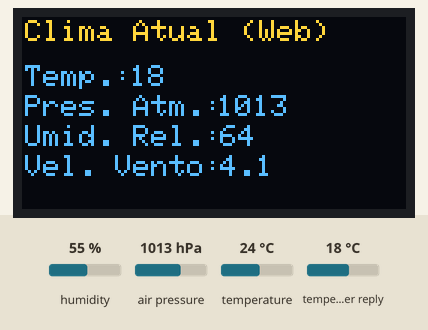
This sketch was run on a simulated ESP32. On the bench: 128×64 one-colour display. The inputs (shaded band) are chosen by the test bench; at power-on: temperature in the weather reply 18 °C, humidity 55 %, air pressure 1013 hPa, temperature 24 °C. The OLED is the two-colour kind (top 16 rows yellow); WiFi joins after 1.5 s; servers stay silent unless stated; the local clock reads 2024-03-15 10:24:30 at power-on unless the sketch sets it; web services answer with replies made up by the test bench; what the sketch prints to the serial monitor is not drawn.

Above: at 5.2 s.
5.3 s: temperature in the weather reply set to -14 °C
At 16.6 s:
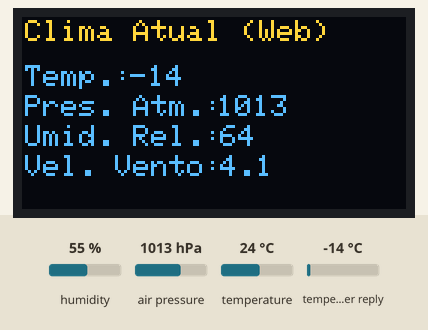
16.8 s: humidity set to 22 %
At 26.32 s:
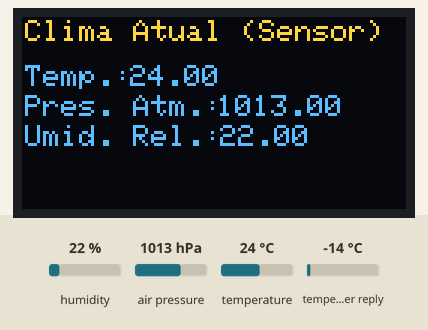
27.9 s: air pressure set to 952 hPa
At 37.51 s:
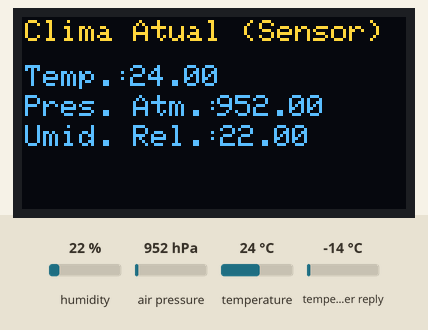
39.1 s: temperature set to 12 °C
At 48.7 s:
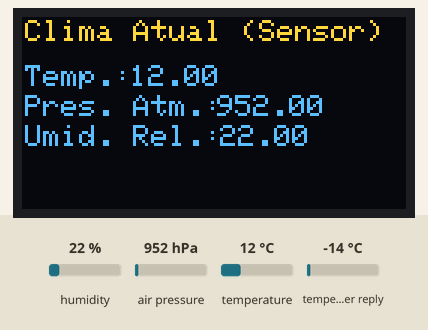
62.3 s: temperature in the weather reply set to -1 °C
At 72.7 s:
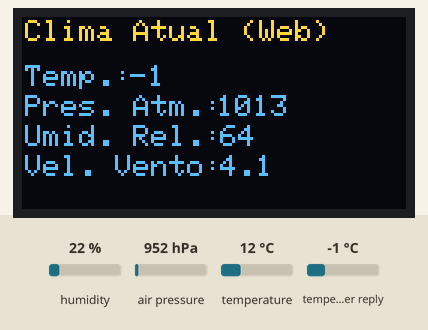
Timing chart, 0 to 74.2 s (numbered marks = the images above; inputs shaded):
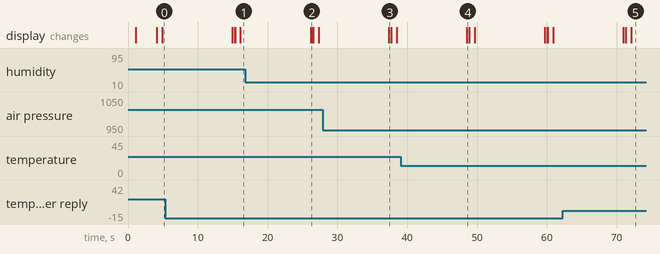

The sketch:

ShowAPIDataOnDisplay.ino
```cpp
#include <SPI.h>
#include <Wire.h>
#include <Adafruit_GFX.h>
#include <Adafruit_SSD1306.h>
#include <WiFi.h>
#include <time.h>
//#include <ArduinoJson.h>
#include <Arduino_JSON.h>
//#include <WiFiClientSecure.h>/
#include <HTTPClient.h>
//#include <Arduino.h>

#include <Adafruit_Sensor.h>
#include <Adafruit_BME280.h>

#define NTP_SERVER     "time.cloudflare.com"
#define UTC_OFFSET     -10800
#define UTC_OFFSET_DST 0

#define SCREEN_WIDTH 128 // OLED display width, in pixels
#define SCREEN_HEIGHT 64 // OLED display height, in pixels

// Declaration for an SSD1306 display connected to I2C (SDA, SCL pins)
#define OLED_RESET     -1 // Reset pin # (or -1 if sharing Arduino reset pin)
Adafruit_SSD1306 display(SCREEN_WIDTH, SCREEN_HEIGHT, &Wire, OLED_RESET);
//LDC Pinout: GND>GND | VCC>3v3 | SCL>D22 | SDA>D21

Adafruit_BME280 bme;
#define SEALEVELPRESSURE_HPA (1013.25)

//wifi credentials
const char* ssid = "wifiName";  // Enter SSID here
const char* password = "wifiPass";  //Enter Password here

//const char* ssid = "MENEZES";  // Enter SSID here
//const char* password = "MENEZESNET123";  //Enter Password here

//store data from sensors
float  sTemp = 0;
float  sHmdt = 0;
float  sPres = 0;
float  sAlti = 0;

//images for splash sreen
/*// 'clima', 128x64px
const unsigned char EstacaoClima1 [] PROGMEM = {
  0x00, 0x00, 0x00, 0x00, 0x00, 0x00, 0x00, 0x00, 0x00, 0x00, 0x00, 0x00, 0x00, 0x00, 0x00, 0x00,
  0x00, 0x00, 0x00, 0x00, 0x00, 0x00, 0x00, 0x00, 0x00, 0x00, 0x00, 0x00, 0x00, 0x00, 0x00, 0x00,
  0x00, 0x00, 0x00, 0x00, 0x00, 0x00, 0x00, 0x00, 0x00, 0x00, 0x00, 0x00, 0x00, 0x00, 0x00, 0x00,
  0x00, 0x00, 0x00, 0x00, 0x00, 0x00, 0x00, 0x00, 0x00, 0x00, 0x00, 0x00, 0x00, 0x00, 0x00, 0x00,
  0x00, 0x00, 0x00, 0x00, 0x00, 0x00, 0x00, 0x00, 0x00, 0x00, 0x00, 0x00, 0x00, 0x00, 0x00, 0x00,
  0x00, 0x00, 0x00, 0x00, 0x00, 0x00, 0x00, 0x00, 0x00, 0x00, 0x00, 0x00, 0x00, 0x00, 0x00, 0x00,
  0x00, 0x00, 0x00, 0x00, 0x00, 0x00, 0x00, 0x00, 0x00, 0x00, 0x00, 0x00, 0x00, 0x00, 0x00, 0x00,
  0x00, 0x00, 0x00, 0x00, 0x00, 0x00, 0x00, 0x00, 0x00, 0x00, 0x00, 0x00, 0x00, 0x00, 0x00, 0x00,
  0x00, 0x00, 0x00, 0x00, 0x00, 0x00, 0x00, 0x00, 0x00, 0x00, 0x00, 0x00, 0x00, 0x00, 0x00, 0x00,
  0x00, 0x00, 0x00, 0x00, 0x00, 0x00, 0x00, 0x00, 0x00, 0x00, 0x00, 0x00, 0x00, 0x00, 0x00, 0x00,
  0x00, 0x00, 0x00, 0x00, 0x00, 0x00, 0x00, 0x00, 0x00, 0x00, 0x00, 0x00, 0x00, 0x00, 0x00, 0x00,
  0x00, 0x00, 0x00, 0x00, 0x00, 0x00, 0x00, 0x00, 0x00, 0x00, 0x00, 0x00, 0x00, 0x00, 0x00, 0x00,
  0x00, 0x00, 0x00, 0x00, 0x00, 0x00, 0x00, 0x00, 0x00, 0x00, 0x00, 0x00, 0x00, 0x00, 0x00, 0x00,
  0x00, 0x00, 0x00, 0x00, 0x00, 0x00, 0x00, 0x00, 0x00, 0x00, 0x00, 0x00, 0x00, 0x00, 0x00, 0x00,
  0x00, 0x00, 0x00, 0x00, 0x00, 0x00, 0x00, 0x00, 0x00, 0x00, 0x00, 0x00, 0x00, 0x00, 0x00, 0x00,
  0x00, 0x00, 0x00, 0x00, 0x00, 0x00, 0x00, 0x00, 0x00, 0x00, 0x00, 0x00, 0x00, 0x00, 0x00, 0x00,
  0x00, 0x00, 0x00, 0x00, 0x00, 0x00, 0x00, 0x00, 0x00, 0x00, 0x00, 0x00, 0x00, 0x00, 0x00, 0x00,
  0x00, 0x00, 0x00, 0x00, 0x00, 0x00, 0x00, 0x00, 0x00, 0x00, 0x00, 0x00, 0x00, 0x00, 0x00, 0x00,
  0x00, 0x00, 0x00, 0x00, 0x00, 0x7f, 0xff, 0xff, 0xff, 0xff, 0xfe, 0x00, 0x00, 0x00, 0x00, 0x00,
  0x00, 0x00, 0x00, 0x00, 0x01, 0x80, 0x00, 0x00, 0x00, 0x00, 0x01, 0x80, 0x00, 0x00, 0x00, 0x00,
  0x00, 0x00, 0x00, 0x00, 0x02, 0x00, 0x00, 0x00, 0x00, 0x00, 0x00, 0x40, 0x00, 0x00, 0x00, 0x00,
  0x00, 0x00, 0x00, 0x00, 0x04, 0x00, 0x00, 0x00, 0x00, 0x00, 0x00, 0x20, 0x00, 0x00, 0x00, 0x00,
  0x00, 0x00, 0x00, 0x00, 0x04, 0x00, 0x00, 0x00, 0x00, 0x00, 0x00, 0x20, 0x00, 0x00, 0x00, 0x00,
  0x00, 0x00, 0x00, 0x00, 0x08, 0x00, 0x02, 0x00, 0x00, 0x00, 0x00, 0x10, 0x00, 0x00, 0x00, 0x00,
  0x00, 0x00, 0x00, 0x00, 0x08, 0x00, 0x02, 0x00, 0x00, 0x00, 0x00, 0x10, 0x00, 0x00, 0x00, 0x00,
  0x00, 0x00, 0x00, 0x00, 0x08, 0x00, 0x82, 0x08, 0x00, 0x00, 0x00, 0x10, 0x00, 0x00, 0x00, 0x00,
  0x00, 0x00, 0x00, 0x00, 0x08, 0x00, 0x42, 0x10, 0x00, 0x00, 0x00, 0x10, 0x00, 0x00, 0x00, 0x00,
  0x00, 0x00, 0x00, 0x00, 0x08, 0x00, 0x22, 0x20, 0x00, 0xc1, 0x80, 0x10, 0x00, 0x00, 0x00, 0x00,
  0x00, 0x00, 0x00, 0x00, 0x08, 0x03, 0x1f, 0xc6, 0x01, 0x22, 0x40, 0x10, 0x00, 0x00, 0x00, 0x00,
  0x00, 0x00, 0x00, 0x00, 0x08, 0x01, 0xb0, 0x6c, 0x02, 0x14, 0x20, 0x10, 0x00, 0x00, 0x00, 0x00,
  0x00, 0x00, 0x00, 0x00, 0x08, 0x00, 0x60, 0x30, 0x02, 0x14, 0x20, 0x10, 0x00, 0x00, 0x00, 0x00,
  0x00, 0x00, 0x00, 0x00, 0x08, 0x00, 0x40, 0x10, 0x01, 0x22, 0x40, 0x10, 0x00, 0x00, 0x00, 0x00,
  0x00, 0x00, 0x00, 0x00, 0x08, 0x00, 0x40, 0x10, 0x00, 0xc1, 0x80, 0x10, 0x00, 0x00, 0x00, 0x00,
  0x00, 0x00, 0x00, 0x00, 0x08, 0x1f, 0xfc, 0x1f, 0xc0, 0x00, 0x00, 0x10, 0x00, 0x00, 0x00, 0x00,
  0x00, 0x00, 0x00, 0x00, 0x08, 0x00, 0x87, 0x90, 0x00, 0x00, 0x00, 0x10, 0x00, 0x00, 0x00, 0x00,
  0x00, 0x00, 0x00, 0x00, 0x08, 0x03, 0x81, 0xd0, 0x00, 0xc1, 0x80, 0x10, 0x00, 0x00, 0x00, 0x00,
  0x00, 0x00, 0x00, 0x00, 0x08, 0x06, 0x00, 0x2c, 0x01, 0x22, 0x40, 0x10, 0x00, 0x00, 0x00, 0x00,
  0x00, 0x00, 0x00, 0x00, 0x08, 0x0c, 0x00, 0x36, 0x02, 0x14, 0x20, 0x10, 0x00, 0x00, 0x00, 0x00,
  0x00, 0x00, 0x00, 0x00, 0x08, 0x18, 0x00, 0x10, 0x02, 0x14, 0x20, 0x10, 0x00, 0x00, 0x00, 0x00,
  0x00, 0x00, 0x00, 0x00, 0x08, 0x10, 0x00, 0x18, 0x01, 0x22, 0x40, 0x10, 0x00, 0x00, 0x00, 0x00,
  0x00, 0x00, 0x00, 0x00, 0x08, 0x10, 0x00, 0x08, 0x00, 0xc1, 0x80, 0x10, 0x00, 0x00, 0x00, 0x00,
  0x00, 0x00, 0x00, 0x00, 0x08, 0x10, 0x00, 0x18, 0x00, 0x00, 0x00, 0x10, 0x00, 0x00, 0x00, 0x00,
  0x00, 0x00, 0x00, 0x00, 0x08, 0x18, 0x00, 0x30, 0x00, 0x00, 0x00, 0x10, 0x00, 0x00, 0x00, 0x00,
  0x00, 0x00, 0x00, 0x00, 0x08, 0x08, 0x00, 0x60, 0x00, 0x00, 0x00, 0x10, 0x00, 0x00, 0x00, 0x00,
  0x00, 0x00, 0x00, 0x00, 0x08, 0x0f, 0x86, 0xc0, 0x00, 0x00, 0x00, 0x10, 0x00, 0x00, 0x00, 0x00,
  0x00, 0x00, 0x00, 0x00, 0x08, 0x02, 0x79, 0x80, 0x00, 0x00, 0x00, 0x10, 0x00, 0x00, 0x00, 0x00,
  0x00, 0x00, 0x00, 0x00, 0x08, 0x00, 0x20, 0x00, 0x00, 0x00, 0x00, 0x10, 0x00, 0x00, 0x00, 0x00,
  0x00, 0x00, 0x00, 0x00, 0x08, 0x02, 0x10, 0x80, 0x00, 0x00, 0x00, 0x10, 0x00, 0x00, 0x00, 0x00,
  0x00, 0x00, 0x00, 0x00, 0x08, 0x00, 0x21, 0x00, 0x00, 0x00, 0x00, 0x10, 0x00, 0x00, 0x00, 0x00,
  0x00, 0x00, 0x00, 0x00, 0x04, 0x00, 0x00, 0x00, 0x00, 0x00, 0x00, 0x20, 0x00, 0x00, 0x00, 0x00,
  0x00, 0x00, 0x00, 0x00, 0x04, 0x00, 0x00, 0x00, 0x00, 0x00, 0x00, 0x20, 0x00, 0x00, 0x00, 0x00,
  0x00, 0x00, 0x00, 0x00, 0x02, 0x00, 0x00, 0x00, 0x00, 0x00, 0x00, 0x40, 0x00, 0x00, 0x00, 0x00,
  0x00, 0x00, 0x00, 0x00, 0x01, 0x80, 0x00, 0x00, 0x00, 0x00, 0x01, 0x80, 0x00, 0x00, 0x00, 0x00,
  0x00, 0x00, 0x00, 0x00, 0x00, 0x7f, 0xff, 0xff, 0xff, 0xff, 0xfe, 0x00, 0x00, 0x00, 0x00, 0x00,
  0x00, 0x00, 0x00, 0x00, 0x00, 0x00, 0x00, 0x10, 0x08, 0x00, 0x00, 0x00, 0x00, 0x00, 0x00, 0x00,
  0x00, 0x00, 0x00, 0x00, 0x00, 0x00, 0x00, 0x20, 0x04, 0x00, 0x00, 0x00, 0x00, 0x00, 0x00, 0x00,
  0x00, 0x00, 0x00, 0x00, 0x00, 0x00, 0x00, 0x40, 0x02, 0x00, 0x00, 0x00, 0x00, 0x00, 0x00, 0x00,
  0x00, 0x00, 0x00, 0x00, 0x00, 0x00, 0x00, 0x80, 0x01, 0x00, 0x00, 0x00, 0x00, 0x00, 0x00, 0x00,
  0x00, 0x00, 0x00, 0x00, 0x00, 0x00, 0x01, 0x00, 0x00, 0x80, 0x00, 0x00, 0x00, 0x00, 0x00, 0x00,
  0x00, 0x00, 0x00, 0x00, 0x00, 0x00, 0x02, 0x00, 0x00, 0x40, 0x00, 0x00, 0x00, 0x00, 0x00, 0x00,
  0x00, 0x00, 0x00, 0x00, 0x00, 0x00, 0x04, 0x00, 0x00, 0x20, 0x00, 0x00, 0x00, 0x00, 0x00, 0x00,
  0x00, 0x00, 0x00, 0x00, 0x00, 0x00, 0x07, 0xff, 0xff, 0xe0, 0x00, 0x00, 0x00, 0x00, 0x00, 0x00,
  0x00, 0x00, 0x00, 0x00, 0x00, 0x00, 0x00, 0x00, 0x00, 0x00, 0x00, 0x00, 0x00, 0x00, 0x00, 0x00,
  0x00, 0x00, 0x00, 0x00, 0x00, 0x00, 0x00, 0x00, 0x00, 0x00, 0x00, 0x00, 0x00, 0x00, 0x00, 0x00
};*/

// 'clima', 128x64px
const unsigned char EstacaoClima [] PROGMEM = {
  0x00, 0x00, 0x00, 0x00, 0x00, 0x00, 0x00, 0x00, 0x00, 0x00, 0x00, 0x00, 0x00, 0x00, 0x00, 0x00,
  0x00, 0x00, 0x00, 0x00, 0x00, 0x00, 0x00, 0x00, 0x00, 0x00, 0x00, 0x00, 0x00, 0x00, 0x00, 0x00,
  0x00, 0x00, 0x00, 0x00, 0x00, 0x00, 0x00, 0x00, 0x00, 0x00, 0x00, 0x00, 0x00, 0x00, 0x00, 0x00,
  0x00, 0x00, 0x00, 0x00, 0x00, 0x00, 0x00, 0x00, 0x00, 0x00, 0x00, 0x00, 0x00, 0x00, 0x00, 0x00,
  0x00, 0x00, 0x00, 0x00, 0x00, 0x00, 0x00, 0x00, 0x00, 0x00, 0x00, 0x00, 0x00, 0x00, 0x00, 0x00,
  0x00, 0x00, 0x00, 0x00, 0x00, 0x00, 0x00, 0x00, 0x00, 0x00, 0x00, 0x00, 0x00, 0x00, 0x00, 0x00,
  0x00, 0x00, 0x00, 0x00, 0x00, 0x00, 0x00, 0x00, 0x00, 0x00, 0x00, 0x00, 0x00, 0x00, 0x00, 0x00,
  0x00, 0x00, 0x00, 0x00, 0x00, 0x00, 0x00, 0x00, 0x00, 0x00, 0x00, 0x00, 0x00, 0x00, 0x00, 0x00,
  0x00, 0x00, 0x00, 0x00, 0x00, 0x00, 0x00, 0x00, 0x00, 0x00, 0x00, 0x00, 0x00, 0x00, 0x00, 0x00,
  0x00, 0x00, 0x00, 0x00, 0x00, 0x00, 0x00, 0x00, 0x00, 0x00, 0x00, 0x00, 0x00, 0x00, 0x00, 0x00,
  0x00, 0x00, 0x00, 0x00, 0x00, 0x00, 0x00, 0x00, 0x00, 0x00, 0x00, 0x00, 0x00, 0x00, 0x00, 0x00,
  0x00, 0x00, 0x00, 0x00, 0x00, 0x00, 0x00, 0x00, 0x00, 0x00, 0x00, 0x00, 0x00, 0x00, 0x00, 0x00,
  0x00, 0x00, 0x00, 0x00, 0x00, 0x00, 0x00, 0x00, 0x00, 0x00, 0x00, 0x00, 0x00, 0x00, 0x00, 0x00,
  0x00, 0x00, 0x00, 0x00, 0x00, 0x00, 0x00, 0x00, 0x00, 0x00, 0x00, 0x00, 0x00, 0x00, 0x00, 0x00,
  0x00, 0x00, 0x00, 0x00, 0x00, 0x00, 0x00, 0x00, 0x00, 0x00, 0x00, 0x00, 0x00, 0x00, 0x00, 0x00,
  0x00, 0x00, 0x00, 0x00, 0x00, 0x00, 0x00, 0x00, 0x00, 0x00, 0x00, 0x00, 0x00, 0x00, 0x00, 0x00,
  0x00, 0x00, 0x00, 0x00, 0x00, 0x00, 0x00, 0x00, 0x00, 0x00, 0x00, 0x00, 0x00, 0x00, 0x00, 0x00,
  0x00, 0x00, 0x00, 0x00, 0x00, 0x00, 0x00, 0x00, 0x00, 0x00, 0x00, 0x00, 0x00, 0x00, 0x00, 0x00,
  0x00, 0x00, 0x00, 0x00, 0x00, 0x7f, 0xff, 0xff, 0xff, 0xff, 0xfe, 0x00, 0x00, 0x00, 0x00, 0x00,
  0x00, 0x00, 0x00, 0x00, 0x01, 0x80, 0x00, 0x00, 0x00, 0x00, 0x01, 0x80, 0x00, 0x00, 0x00, 0x00,
  0x00, 0x00, 0x00, 0x00, 0x02, 0x00, 0x00, 0x00, 0x00, 0x00, 0x00, 0x40, 0x00, 0x00, 0x00, 0x00,
  0x00, 0x00, 0x00, 0x00, 0x04, 0x00, 0x00, 0x00, 0x00, 0x00, 0x00, 0x20, 0x00, 0x00, 0x00, 0x00,
  0x00, 0x00, 0x00, 0x00, 0x04, 0x00, 0x00, 0x00, 0x00, 0x00, 0x00, 0x20, 0x00, 0x00, 0x00, 0x00,
  0x00, 0x00, 0x00, 0x00, 0x08, 0x00, 0x08, 0x00, 0x00, 0x00, 0x00, 0x10, 0x00, 0x00, 0x00, 0x00,
  0x00, 0x00, 0x00, 0x00, 0x08, 0x00, 0x08, 0x00, 0x00, 0x00, 0x00, 0x10, 0x00, 0x00, 0x00, 0x00,
  0x00, 0x00, 0x00, 0x00, 0x08, 0x02, 0x08, 0x20, 0x00, 0x00, 0x00, 0x10, 0x00, 0x00, 0x00, 0x00,
  0x00, 0x00, 0x00, 0x00, 0x08, 0x01, 0x08, 0x40, 0x00, 0x00, 0x00, 0x10, 0x00, 0x00, 0x00, 0x00,
  0x00, 0x00, 0x00, 0x00, 0x08, 0x00, 0x88, 0x80, 0x00, 0x00, 0x00, 0x10, 0x00, 0x00, 0x00, 0x00,
  0x00, 0x00, 0x00, 0x00, 0x08, 0x0c, 0x7f, 0x18, 0x00, 0x18, 0x30, 0x10, 0x00, 0x00, 0x00, 0x00,
  0x00, 0x00, 0x00, 0x00, 0x08, 0x06, 0xc1, 0xb0, 0x00, 0x24, 0x48, 0x10, 0x00, 0x00, 0x00, 0x00,
  0x00, 0x00, 0x00, 0x00, 0x08, 0x01, 0x80, 0xc0, 0x00, 0x42, 0x84, 0x10, 0x00, 0x00, 0x00, 0x00,
  0x00, 0x00, 0x00, 0x00, 0x08, 0x01, 0x00, 0x40, 0x00, 0x42, 0x84, 0x10, 0x00, 0x00, 0x00, 0x00,
  0x00, 0x00, 0x00, 0x00, 0x08, 0x01, 0x00, 0x40, 0x00, 0x24, 0x48, 0x10, 0x00, 0x00, 0x00, 0x00,
  0x00, 0x00, 0x00, 0x00, 0x08, 0x7f, 0xf0, 0x7f, 0x00, 0x18, 0x30, 0x10, 0x00, 0x00, 0x00, 0x00,
  0x00, 0x00, 0x00, 0x00, 0x08, 0x02, 0x1e, 0x40, 0x00, 0x00, 0x00, 0x10, 0x00, 0x00, 0x00, 0x00,
  0x00, 0x00, 0x00, 0x00, 0x08, 0x0e, 0x07, 0x40, 0x00, 0x00, 0x00, 0x10, 0x00, 0x00, 0x00, 0x00,
  0x00, 0x00, 0x00, 0x00, 0x08, 0x18, 0x00, 0xb0, 0xfe, 0x18, 0x30, 0x10, 0x00, 0x00, 0x00, 0x00,
  0x00, 0x00, 0x00, 0x00, 0x08, 0x30, 0x00, 0xd8, 0x82, 0x24, 0x48, 0x10, 0x00, 0x00, 0x00, 0x00,
  0x00, 0x00, 0x00, 0x00, 0x08, 0x60, 0x00, 0x41, 0x04, 0x42, 0x84, 0x10, 0x00, 0x00, 0x00, 0x00,
  0x00, 0x00, 0x00, 0x00, 0x08, 0x40, 0x00, 0x61, 0x08, 0x42, 0x84, 0x10, 0x00, 0x00, 0x00, 0x00,
  0x00, 0x00, 0x00, 0x00, 0x08, 0x40, 0x00, 0x22, 0x10, 0x24, 0x48, 0x10, 0x00, 0x00, 0x00, 0x00,
  0x00, 0x00, 0x00, 0x00, 0x08, 0x40, 0x00, 0x62, 0x3e, 0x18, 0x30, 0x10, 0x00, 0x00, 0x00, 0x00,
  0x00, 0x00, 0x00, 0x00, 0x08, 0x60, 0x00, 0xc4, 0x02, 0x00, 0x00, 0x10, 0x00, 0x00, 0x00, 0x00,
  0x00, 0x00, 0x00, 0x00, 0x08, 0x20, 0x01, 0x87, 0x84, 0x00, 0x00, 0x10, 0x00, 0x00, 0x00, 0x00,
  0x00, 0x00, 0x00, 0x00, 0x08, 0x3e, 0x1b, 0x00, 0x88, 0x00, 0x00, 0x10, 0x00, 0x00, 0x00, 0x00,
  0x00, 0x00, 0x00, 0x00, 0x08, 0x09, 0xe6, 0x01, 0x10, 0x00, 0x00, 0x10, 0x00, 0x00, 0x00, 0x00,
  0x00, 0x00, 0x00, 0x00, 0x08, 0x00, 0x80, 0x01, 0x20, 0x00, 0x00, 0x10, 0x00, 0x00, 0x00, 0x00,
  0x00, 0x00, 0x00, 0x00, 0x08, 0x08, 0x42, 0x02, 0x40, 0x00, 0x00, 0x10, 0x00, 0x00, 0x00, 0x00,
  0x00, 0x00, 0x00, 0x00, 0x08, 0x00, 0x84, 0x02, 0x80, 0x00, 0x00, 0x10, 0x00, 0x00, 0x00, 0x00,
  0x00, 0x00, 0x00, 0x00, 0x04, 0x00, 0x00, 0x05, 0x00, 0x00, 0x00, 0x20, 0x00, 0x00, 0x00, 0x00,
  0x00, 0x00, 0x00, 0x00, 0x04, 0x00, 0x00, 0x06, 0x00, 0x00, 0x00, 0x20, 0x00, 0x00, 0x00, 0x00,
  0x00, 0x00, 0x00, 0x00, 0x02, 0x00, 0x00, 0x00, 0x00, 0x00, 0x00, 0x40, 0x00, 0x00, 0x00, 0x00,
  0x00, 0x00, 0x00, 0x00, 0x01, 0x80, 0x00, 0x00, 0x00, 0x00, 0x01, 0x80, 0x00, 0x00, 0x00, 0x00,
  0x00, 0x00, 0x00, 0x00, 0x00, 0x7f, 0xff, 0xff, 0xff, 0xff, 0xfe, 0x00, 0x00, 0x00, 0x00, 0x00,
  0x00, 0x00, 0x00, 0x00, 0x00, 0x00, 0x00, 0x10, 0x08, 0x00, 0x00, 0x00, 0x00, 0x00, 0x00, 0x00,
  0x00, 0x00, 0x00, 0x00, 0x00, 0x00, 0x00, 0x20, 0x04, 0x00, 0x00, 0x00, 0x00, 0x00, 0x00, 0x00,
  0x00, 0x00, 0x00, 0x00, 0x00, 0x00, 0x00, 0x40, 0x02, 0x00, 0x00, 0x00, 0x00, 0x00, 0x00, 0x00,
  0x00, 0x00, 0x00, 0x00, 0x00, 0x00, 0x00, 0x80, 0x01, 0x00, 0x00, 0x00, 0x00, 0x00, 0x00, 0x00,
  0x00, 0x00, 0x00, 0x00, 0x00, 0x00, 0x01, 0x00, 0x00, 0x80, 0x00, 0x00, 0x00, 0x00, 0x00, 0x00,
  0x00, 0x00, 0x00, 0x00, 0x00, 0x00, 0x02, 0x00, 0x00, 0x40, 0x00, 0x00, 0x00, 0x00, 0x00, 0x00,
  0x00, 0x00, 0x00, 0x00, 0x00, 0x00, 0x04, 0x00, 0x00, 0x20, 0x00, 0x00, 0x00, 0x00, 0x00, 0x00,
  0x00, 0x00, 0x00, 0x00, 0x00, 0x00, 0x07, 0xff, 0xff, 0xe0, 0x00, 0x00, 0x00, 0x00, 0x00, 0x00,
  0x00, 0x00, 0x00, 0x00, 0x00, 0x00, 0x00, 0x00, 0x00, 0x00, 0x00, 0x00, 0x00, 0x00, 0x00, 0x00,
  0x00, 0x00, 0x00, 0x00, 0x00, 0x00, 0x00, 0x00, 0x00, 0x00, 0x00, 0x00, 0x00, 0x00, 0x00, 0x00
};

String openWeatherMapApiKey = "apiKey";
String lat = "-25.46";
String lon = "-49.20";

// THE DEFAULT TIMER IS SET TO 10 SECONDS FOR TESTING PURPOSES
// For a final application, check the API call limits per hour/minute to avoid getting blocked/banned
unsigned long lastTime = 0;
// Timer set to 10 minutes (600000)
//unsigned long timerDelay = 600000;
// Set timer to 10 seconds (10000)
unsigned long timerDelay = 10000;

String jsonBuffer;


void printLocalTime() {
  struct tm timeinfo;
  if (!getLocalTime(&timeinfo)) {
    display.setCursor(20, 1);
    display.println("Connection Err");
    display.display();
    return;
  }
  display.setTextSize(1);
  display.setCursor(35, 1);
  display.println(&timeinfo, "%d/%m/%Y");
  display.display();

  display.setCursor(5, 16);
  display.setTextSize(4);
  display.println(&timeinfo, "%H:%M"/*:%S"*/);
  display.display();
}


void capturaClimaAPI(){
// Send an HTTP GET request
//  if ((millis() - lastTime) > timerDelay) {
    // Check WiFi connection status
    if(WiFi.status()== WL_CONNECTED){
      String serverPath = "http://api.openweathermap.org/data/2.5/weather?lat=" + lat + "&lon=" + lon + "&APPID=" + openWeatherMapApiKey + "&units=metric&lang=pt_br";

      jsonBuffer = httpGETRequest(serverPath.c_str());
      Serial.println(jsonBuffer);
      JSONVar myObject = JSON.parse(jsonBuffer);

      // JSON.typeof(jsonVar) can be used to get the type of the var
      if (JSON.typeof(myObject) == "undefined") {
        Serial.println("Parsing input failed!");
        return;
      }

    //  Serial.print("JSON object = ");
    //  Serial.println(myObject);
      Serial.println("Dados da API");
      Serial.print("Temperatura Atual: ");
      Serial.println(myObject["main"]["temp"]);
      Serial.print("Pressão Atmosférica: ");
      Serial.println(myObject["main"]["pressure"]);
      Serial.print("Umidade: ");
      Serial.println(myObject["main"]["humidity"]);
      Serial.print("Velocidade do vento: ");
      Serial.println(myObject["wind"]["speed"]);

      display.clearDisplay();
      display.setTextSize(1);
      display.setCursor(1, 1);
      display.println("Clima Atual (Web)") ;
      display.setCursor(1, 16);
      display.println("Temp.:") ;
      display.setCursor(36, 16);
      display.print(myObject["main"]["temp"]);
      display.setCursor(1, 26);
      display.print("Pres. Atm.:");
      display.setCursor(65, 26);
      display.print(myObject["main"]["pressure"]);
      display.setCursor(1, 26);
      display.print("Pres. Atm.:");
      display.setCursor(1, 36);
      display.print("Umid. Rel.:");
      display.setCursor(66, 36);
      display.print(myObject["main"]["humidity"]);
      display.setCursor(1, 46);
      display.print("Vel. Vento:");
      display.setCursor(66, 46);
      display.print(myObject["wind"]["speed"]);
      display.display();
    }
    else {
      Serial.println("WiFi Disconnected");
    }
    lastTime = millis();
  }

void leClimaSensor(){
sTemp = bme.readTemperature();
sHmdt = bme.readHumidity();
sPres = bme.readPressure() / 100.0F;
sAlti = bme.readAltitude(SEALEVELPRESSURE_HPA);
      Serial.println("Dados do Sensor");
      Serial.print("Temperatura Atual: ");
      Serial.println(String(sTemp));
      Serial.print("Pressão Atmosférica: ");
      Serial.println(String(sPres));
      Serial.print("Umidade: ");
      Serial.println(String(sHmdt));

      display.clearDisplay();
      display.setTextSize(1);
      display.setCursor(1, 1);
      display.println("Clima Atual (Sensor)") ;
      display.setCursor(1, 16);
      display.println("Temp.:") ;
      display.setCursor(36, 16);
      display.print(String(sTemp));
      display.setCursor(1, 26);
      display.print("Pres. Atm.:");
      display.setCursor(65, 26);
      display.print(String(sPres));
      display.setCursor(1, 36);
      display.print("Umid. Rel.:");
      display.setCursor(66, 36);
      display.print(String(sHmdt));
      display.display();
}

String httpGETRequest(const char* serverName) {
  WiFiClient client;
  HTTPClient http;

  // Your Domain name with URL path or IP address with path
  http.begin(client, serverName);

  // Send HTTP POST request
  int httpResponseCode = http.GET();

  String payload = "{}";

  if (httpResponseCode>0) {
    Serial.print("HTTP Response code: ");
    Serial.println(httpResponseCode);
    payload = http.getString();
  }
  else {
    Serial.print("Error code: ");
    Serial.println(httpResponseCode);
  }
  // Free resources
  http.end();

  return payload;
}


void setup() {
  int tries = 0;
  Serial.begin(115200);
  // SSD1306_SWITCHCAPVCC = generate display voltage from 3.3V internally
  if(!display.begin(SSD1306_SWITCHCAPVCC, 0x3C)) {
    Serial.println(F("SSD1306 allocation failed"));
    for(;;); // Don't proceed, loop forever
  }

  bool status = bme.begin(0x76);
  if (!status) {
    Serial.println("Could not find a valid BME280 sensor, check wiring!");
    while (1);
  }
  // Clear the buffer
  display.clearDisplay();
  splashScreen();

  Serial.println("Iniciando");
  WiFi.begin(ssid, password);;
  Serial.println("Conectando");
  while (WiFi.status() != WL_CONNECTED) {

    delay(500);
    tries++;
    Serial.println(String("Tentativa de conexão: ") +tries);
  }

  Serial.println("");
  Serial.println("WiFi conectado!");
  Serial.print("IP: ");
  Serial.println(WiFi.localIP());

  configTime(UTC_OFFSET, UTC_OFFSET_DST, NTP_SERVER);

  //capturaClimaAPI();
  //leClimaSensor
}


int execut = 0;
void loop() {
  display.clearDisplay();
  while (execut < 11){
  printLocalTime();
  execut++;
  }
  execut = 0;
  capturaClimaAPI();
  delay(10000);
  while (execut < 11){
  leClimaSensor();
  execut++;
  }
  execut = 0;
}


void splashScreen(void){
  display.clearDisplay();
  display.drawBitmap(0, 0, EstacaoClima, 128, 64, WHITE); // display.drawBitmap(x position, y position, bitmap data, bitmap width, bitmap height, color)
  display.display();
  delay(1000);

  display.setTextSize(1);
  display.setTextColor(WHITE);
  display.setCursor (20, 0);
  display.println(F(">>>Iniciando>>>"));
  display.display();
  delay(1500);
}
```
